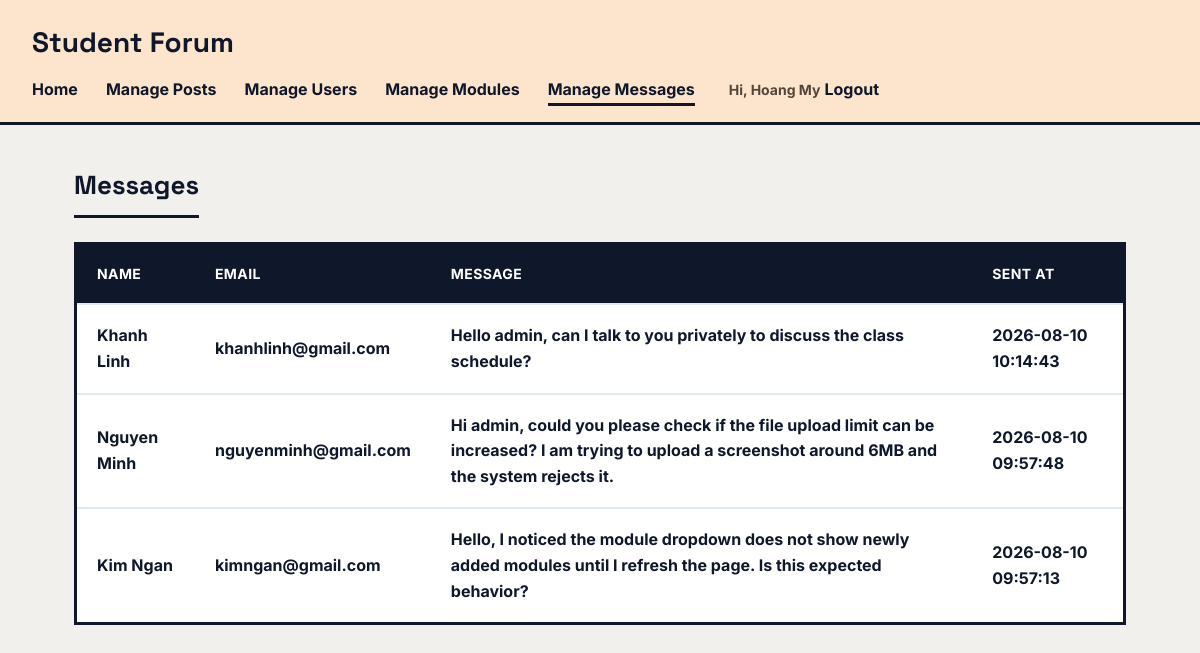
The app's page /message_list.php (signed in) with its own data.
### tables this page shows
CREATE TABLE `messages` (
  `id` int(11) NOT NULL,
  `name` varchar(100) NOT NULL,
  `email` varchar(150) NOT NULL,
  `message` text NOT NULL,
  `created_at` timestamp NOT NULL DEFAULT current_timestamp()
);

### message_list.php (called while the page is built, shortened)
<?php
require 'includes/db_connect.php';
$messages = $pdo->query("SELECT * FROM messages ORDER BY created_at DESC")->fetchAll(PDO::FETCH_ASSOC);
include 'templates/header.php';
include 'templates/message_list_view.php';
include 'templates/footer.php';
?>

### templates/message_list_view.php (the view)
<h1>Messages</h1>
        <table>
            <tr>
                <th>Name</th>
                <th>Email</th>
                <th>Message</th>
                <th>Sent at</th>
            </tr>
            <?php foreach ($messages as $msg): ?>
            <tr>
                <td><?php echo $msg['name']; ?></td>
                <td><?php echo $msg['email']; ?></td>
                <td><?php echo $msg['message']; ?></td>
                <td><?php echo $msg['created_at']; ?></td>
            </tr>
            <?php endforeach; ?>
        </table>

### style.css (style rules this page uses)
* { box-sizing: border-box; }
body { margin: 0; font-family: 'Inter', sans-serif; font-size: 16px; font-weight: 600; background: #F1F0EC; color: #0F172A; line-height: 1.6; }
h1, h2, h3 { font-family: 'Space Grotesk', sans-serif; font-weight: 700; color: #0F172A; margin: 0 0 0.6em; }
h1 { display: inline-block; font-size: 26px; padding-bottom: 8px; border-bottom: 3px solid #0F172A; margin-bottom: 24px; }
table { width: 100%; border-collapse: collapse; background: #FFFFFF; margin-bottom: 30px; border: 3px solid #0F172A; }
th, td { padding: 18px 20px; text-align: left; font-size: 16px; font-weight: 700; border-bottom: 2px solid #E2E8F0; color: #0F172A; }
th { background: #0F172A; color: #FFFFFF; font-weight: 700; font-size: 14px; text-transform: uppercase; letter-spacing: 0.4px; }

### records on screen
messages: name "Khanh Linh", email "khanhlinh@gmail.com", message "Hello admin, can I talk to you privately to discuss the class schedule?", created_at "2026-08-10 10:14:43"
messages: name "Nguyen Minh", email "nguyenminh@gmail.com", message "Hi admin, could you please check if the file upload limit can be increased? I am trying to upload a screenshot around 6MB and the system rejects it.", created_at "2026-08-10 09:57:48"
messages: name "Kim Ngan", email "kimngan@gmail.com", message "Hello, I noticed the module dropdown does not show newly added modules until I refresh the page. Is this expected behavior?", created_at "2026-08-10 09:57:13"

### other values on screen
$_SESSION['username'] "Hoang My"
